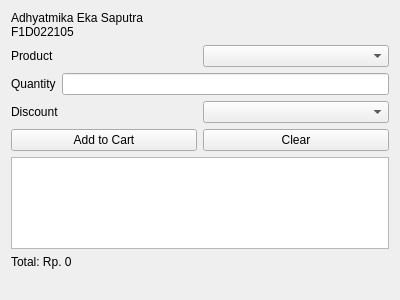
<?xml version="1.0" encoding="UTF-8"?>
<ui version="4.0">
 <class>POSApplication</class>
 <widget class="QWidget" name="POSApplication">
  <property name="geometry">
   <rect>
    <x>100</x>
    <y>100</y>
    <width>400</width>
    <height>300</height>
   </rect>
  </property>
  <property name="windowTitle">
   <string>POS Application</string>
  </property>
  <layout class="QVBoxLayout" name="verticalLayout">
   <item>
    <widget class="QLabel" name="title_label">
     <property name="text">
      <string>Adhyatmika Eka Saputra
F1D022105</string>
     </property>
    </widget>
   </item>
   <item>
    <layout class="QHBoxLayout" name="horizontalLayout1">
     <item>
      <widget class="QLabel" name="product_label">
       <property name="text">
        <string>Product</string>
       </property>
      </widget>
     </item>
     <item>
      <widget class="QComboBox" name="product_combo"/>
     </item>
    </layout>
   </item>
   <item>
    <layout class="QHBoxLayout" name="horizontalLayout2">
     <item>
      <widget class="QLabel" name="quantity_label">
       <property name="text">
        <string>Quantity</string>
       </property>
      </widget>
     </item>
     <item>
      <widget class="QLineEdit" name="quantity_input"/>
     </item>
    </layout>
   </item>
   <item>
    <layout class="QHBoxLayout" name="horizontalLayout3">
     <item>
      <widget class="QLabel" name="discount_label">
       <property name="text">
        <string>Discount</string>
       </property>
      </widget>
     </item>
     <item>
      <widget class="QComboBox" name="discount_combo"/>
     </item>
    </layout>
   </item>
   <item>
    <layout class="QHBoxLayout" name="horizontalLayout4">
     <item>
      <widget class="QPushButton" name="add_button">
       <property name="text">
        <string>Add to Cart</string>
       </property>
      </widget>
     </item>
     <item>
      <widget class="QPushButton" name="clear_button">
       <property name="text">
        <string>Clear</string>
       </property>
      </widget>
     </item>
    </layout>
   </item>
   <item>
    <widget class="QTextEdit" name="result_area">
     <property name="readOnly">
      <bool>true</bool>
     </property>
    </widget>
   </item>
   <item>
    <widget class="QLabel" name="total_label">
     <property name="text">
      <string>Total: Rp. 0</string>
     </property>
    </widget>
   </item>
   <item>
    <widget class="QLabel" name="error_label">
     <property name="text">
      <string></string>
     </property>
    </widget>
   </item>
  </layout>
 </widget>
 <resources/>
 <connections/>
</ui>
